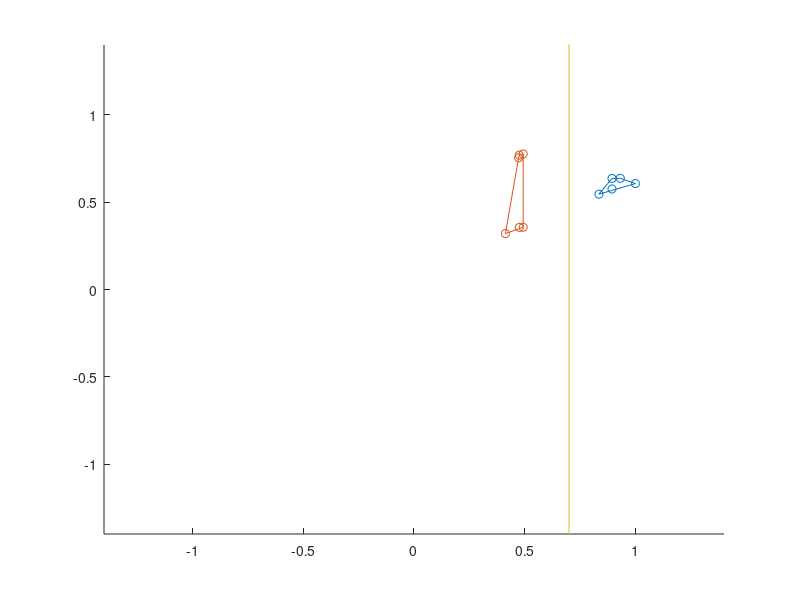

Source code (MATLAB): (Note: this script raises an error after producing the figure.)
%function matlab( )

A_x = [ 0 -0.1 -0.3  0.2  0.2];
A_y = [ 0  0.1 -0.2 -0.1  0.1];

B_x = [-1.1 -1.3 -1.0  1.0  1.1  0.9];
B_y = [-1.0 -1.2 -1.0  1.0  1.0  1.2];

for i = 1 : size(A_x, 2)
    A_x(i) = exp(- norm([A_x(i) A_y(i)], 2) / 2);
    A_y(i) = exp(- norm([A_x(i)-1  A_y(i)-1], 2) / 2);
end
for i = 1 : size(B_x, 2)
    B_x(i) = exp(- norm([B_x(i) B_y(i)], 2) / 2);
    B_y(i) = exp(- norm([B_x(i)-1  B_y(i)-1], 2) / 2);
end
     
hold on
scatter(A_x, A_y, 'ro');
scatter(B_x, B_y, 'k*');

ch1 = convhull(A_x, A_y);
ch2 = convhull(B_x, B_y);
axis([-1.4 1.4 -1.4 1.4]);
plot(A_x(ch1), A_y(ch1));
plot(B_x(ch2), B_y(ch2));

l = line([0.7 0.7], [10 -10]); 
plot(l);
